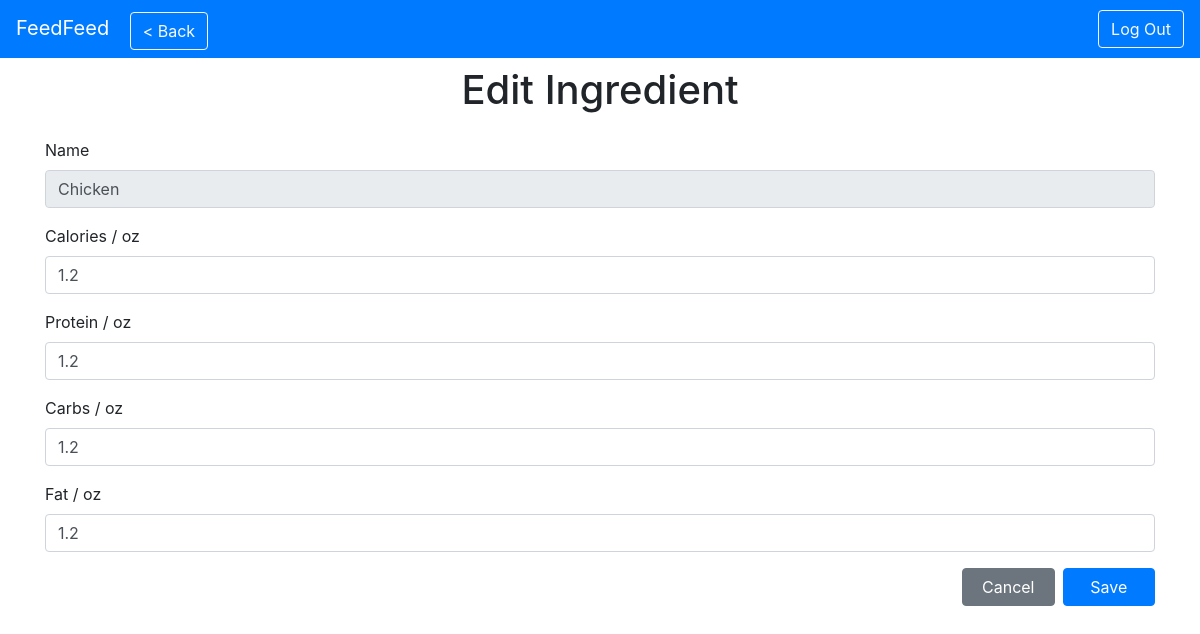
Before: /dash/ingredients/edit/?action=Edit&id=1 with the older database file.
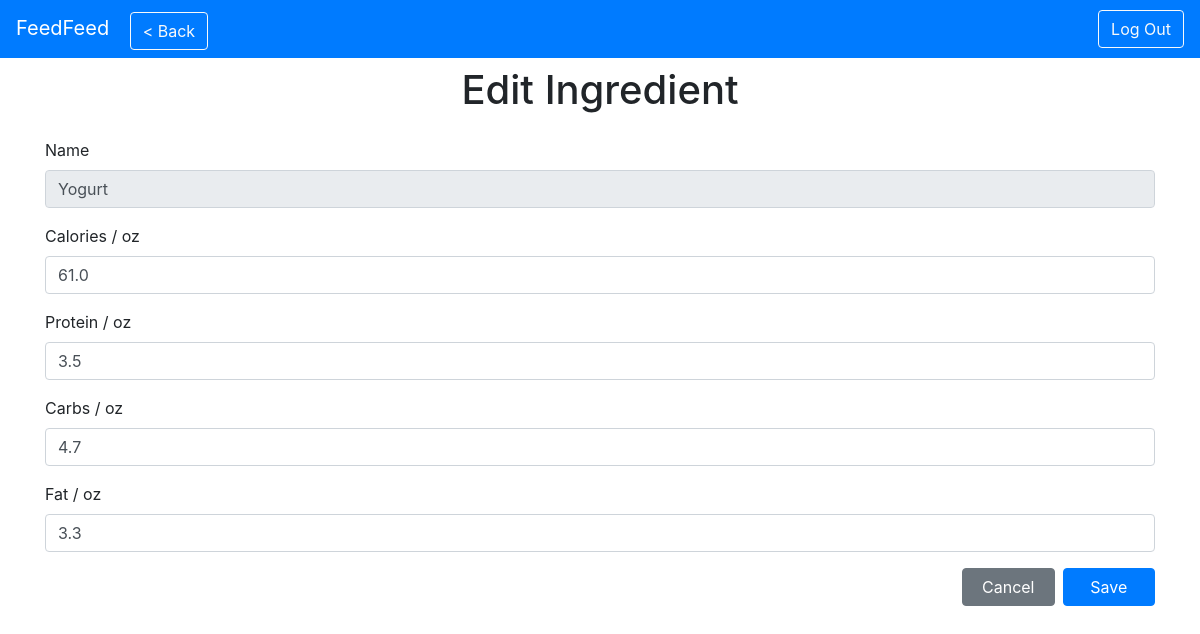
After: the same page with the newer database file.
### tables this page shows
CREATE TABLE "Ingredient" (
	"id"	INTEGER,
	"calories"	REAL,
	"protein"	REAL,
	"carbs"	REAL,
	"fat"	REAL,
	"is_meal"	INTEGER,
	"name"	TEXT,
	PRIMARY KEY("id")
);

### server.py (the view)
@app.route("/dash/ingredients/edit/", methods=["GET"])
def adminEditIngredient():
    admin_flag = True
    if(not admin_flag):
        flash("Restricted Access")
        return redirect(url_for("login_get"))
    args = request.args
    if "action" in args:
        if args["action"] == "New" or args["action"] == "Edit":
            action = args["action"]
    else:
        action = "New"
    if action == "New":
        return render_template("admin_edit_ingredient.html",
                                username="Administrator",
                                uiSectionName=f"{action} Ingredient",
                                showBackButton=True,
                                backLink=url_for("adminIngredientManager"),
                                action=action)
    elif action == "Edit":
        if "id" in args:
            try:
                ingId = int(args["id"])
            except:
                abort(404)
            c = get_db().cursor()
            ingInfo = c.execute("""
                SELECT id, name, calories, protein, carbs, fat, is_meal FROM Ingredient WHERE id == ?
            """, (ingId,)).fetchone()
            currentIngredient = Ingredient(ingInfo[0], ingInfo[1], ingInfo[2], ingInfo[3], ingInfo[4], ingInfo[5], ingInfo[6] == 1)
            return render_template("admin_edit_ingredient.html",
                                    username="Administrator",
                                    uiSectionName=f"{action} Ingredient",
                                    ingredient=currentIngredient,
                                    showBackButton=True,
                                    backLink=url_for("adminIngredientManager"),
                                    action=action)
    abort(404)

### server.py (called while the page is built)
def get_db():
    db = getattr(g, "_database", None)
    if db is None:
        db = g._database = sqlite3.connect(DATABASE)
    return db

@app.teardown_appcontext
def close_connection(exception):
    db = getattr(g, "_database", None)
    if db is not None:
        db.close()

### templates/admin_edit_ingredient.html (shortened to what this page needs)
{% extends "admin_base.html" %}
{% block main %}
<div class="container">
    <h1 class="text-center py-3">{{action}} Ingredient</h1>
    <form action="{{url_for('adminEditIngredientPost')}}" method="POST">
        {% if action == "Edit" %}
        <div class="form-group">
            <label for="ingName">Name</label>
            <input type="text" class="form-control" id="ingName" name="ingName" placeholder="Name" value="{{ingredient.name}}" readonly>
        </div>
        <div class="form-group">
            <label for="ingCal">Calories / oz</label>
            <input type="number" class="form-control" id="ingCal" name="calories" placeholder="Calories / oz" value="{{ingredient.calories}}" required min="0" step="0.001">
        </div>
        <div class="form-group">
            <label for="ingProt">Protein / oz</label>
            <input type="number" class="form-control" id="ingProt" name="protein" placeholder="Protein / oz" value="{{ingredient.protein}}" required min="0" step="0.001">
        </div>
        <div class="form-group">
            <label for="ingCarb">Carbs / oz</label>
            <input type="number" class="form-control" id="ingCarb" name="carbs" placeholder="Carbs / oz" value="{{ingredient.carbs}}" required min="0" step="0.001">
        </div>
        <div class="form-group">
            <label for="ingFat">Fat / oz</label>
            <input type="number" class="form-control" id="ingFat" name="fat" placeholder="Fat / oz" value="{{ingredient.fat}}" required min="0" step="0.001">
        </div>
        {% endif %}
        <div class="row justify-content-end mx-0">
            <a id="cancel-button" class="col-lg-1 btn btn-secondary mr-2 mb-2" href="{{backLink}}">Cancel</a>
            <button id="submit-button" class="col-lg-1 btn btn-primary mb-2" type="submit">Save</button>
        </div>
    </form>
</div>
{% endblock %}

### templates/admin_base.html (shortened to what this page needs)
<!DOCTYPE html>
<html lang="en">
    <head>
        {% block bootstrap %}
        <link rel="stylesheet" href="https://maxcdn.bootstrapcdn.com/bootstrap/4.5.2/css/bootstrap.min.css">
        {% endblock %}
        {% block resources %}
        <link rel="stylesheet" type="text/css" href="/static/styles/admin_style.css">
        {% endblock %}
    </head>
    <body>
        {% block navBar %}
        <nav class="navbar fixed-top navbar-expand-lg navbar-dark bg-primary justify-content-between">
            <div>
                <a class="navbar-brand" href="{{url_for('adminHome')}}">FeedFeed</a>
                {% if showBackButton %}
                <a href="{{backLink}}" class="btn btn-outline-light">< Back</a>
                {%endif%}
            </div>
            <button type="button" class="btn btn-outline-light">Log Out</button>
        </nav>
        {% endblock %}
        <main id="mainContent">
            {% block main %}
            {% endblock %}
        </main>
    </body>
</html>

### static/styles/admin_style.css (style rules this page uses)
#mainContent { margin-top: 50px; }

Changed rows visible on the page:
changed Ingredient: ingName "Chicken" → "Yogurt"; calories "1.2" → "61.0"; protein "1.2" → "3.5"; carbs "1.2" → "4.7"; fat "1.2" → "3.3"
